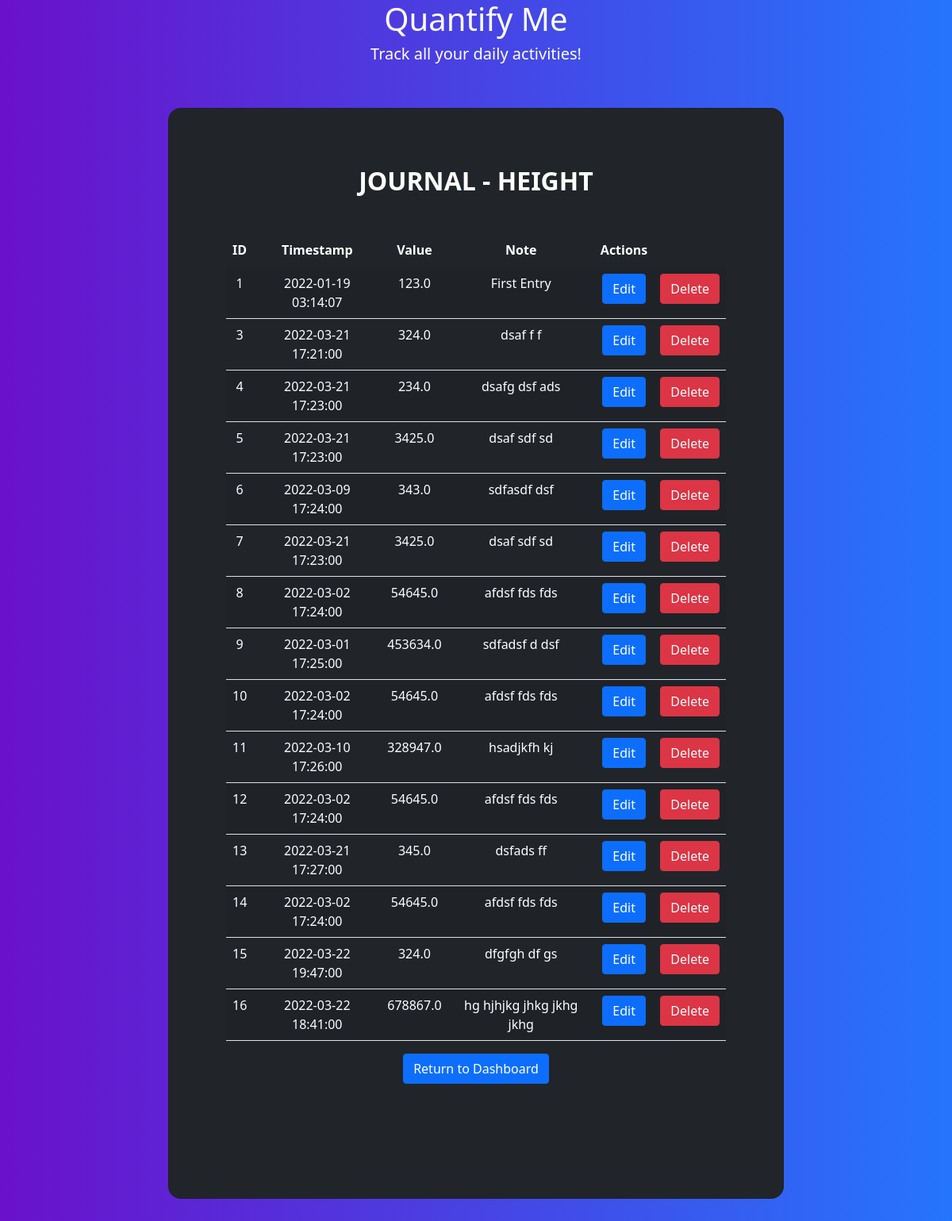
The page /trackers/Height on the database as committed earlier.
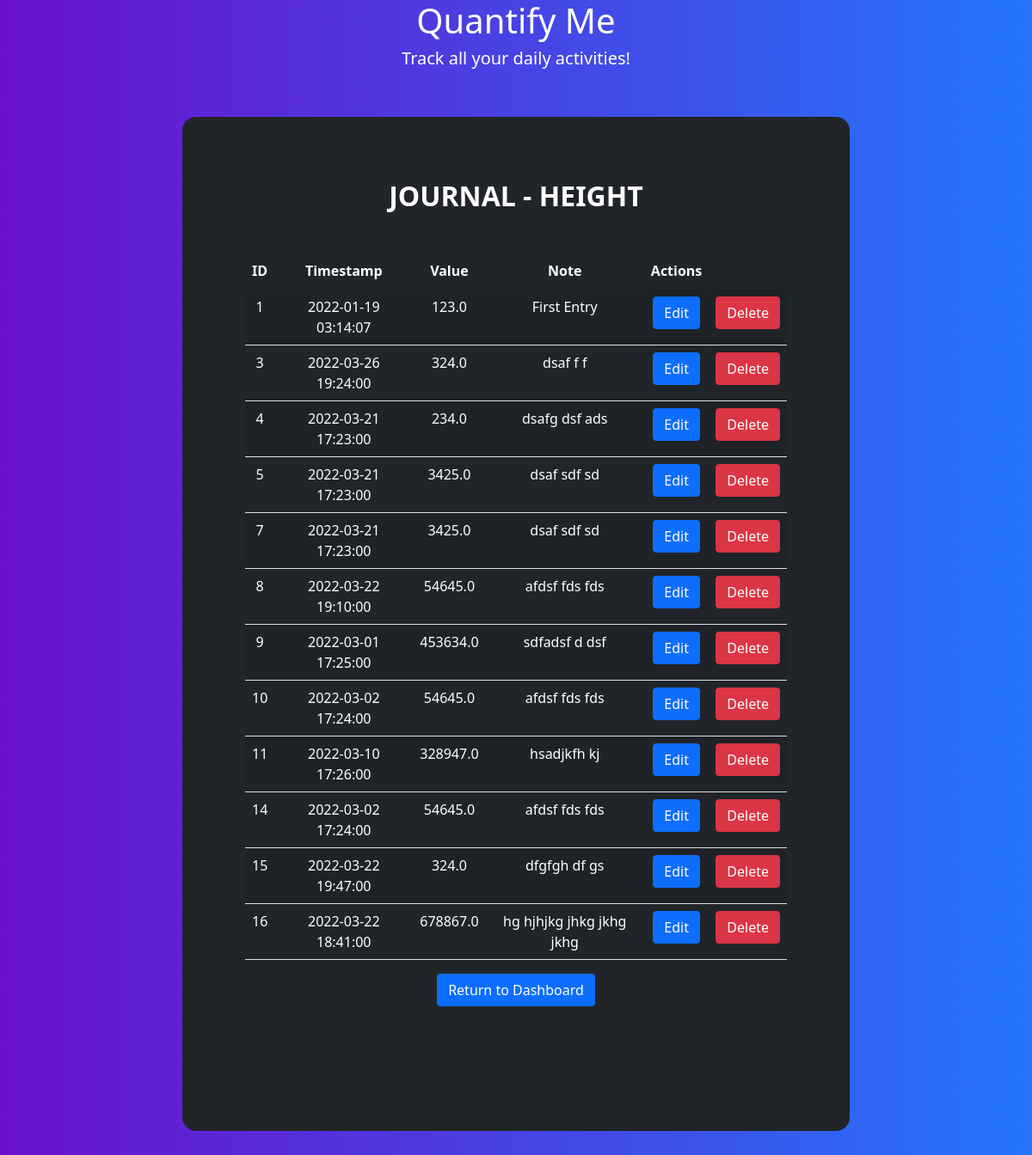
The same page on the database as committed later.
### app/models.py (models this page shows)
class Log(db.Model):
    __tablename__ = 'logs'
    id = db.Column(db.Integer, primary_key=True, autoincrement=True)
    tracker_id = db.Column(db.Integer, db.ForeignKey('trackers.tracker_id'), nullable=False)
    user_id = db.Column(db.Integer, db.ForeignKey('users.user_id'), nullable=False)
    timestamp = db.Column(db.DateTime, nullable=False)
    value = db.Column(db.Float, nullable=False)
    note = db.Column(db.Text, nullable=False)

### app/controllers.py (the view)
@app.route('/trackers/<tracker>', methods=['GET','POST'])
def journal(tracker):
    tracker = Tracker.query.filter_by(name=tracker).first()
    logs = Log.query.filter_by(tracker_id=tracker.tracker_id).all()
    return render_template('journal.html', tracker=tracker, logs=logs)

### templates/journal.html (shortened to what this page needs)
<!DOCTYPE html>
<html lang="en">
  <head>
    <link rel="stylesheet" href="../static/bootstrap/css/bootstrap.min.css" />
    <link rel="stylesheet" href="../static/style.css" />
  </head>
  <body class="gradient-custom">
    <div class="text-center text-white">
      <h1>Quantify Me</h1>
      <h5>Track all your daily activities!</h5>
    </div>
    <section class="vh-75 gradient-custom">
      <div class="container-fluid py-5 h-100">
        <div class="row d-flex justify-content-center align-items-center h-100">
          <div class="col-12 col-md-8 col-lg-6 col-xl-8">
            <div class="card bg-dark text-white" style="border-radius: 1rem">
              <div class="card-body p-5 text-center">
                <div class="mb-md-5 mt-md-4 pb-5">
                  <h2 class="fw-bold mb-5 text-uppercase">Journal - {{ tracker.name }}</h2>
                  <div class="container">
                    <div class="row">
                      <div class="col-md-12">
                        <div class="row">
                          <div class="col-md-12">
                            <table class="table table-striped">
                              <thead>
                                <tr class="text-white">
                                  <th>ID</th>
                                  <th>Timestamp</th>
                                  <th>Value</th>
                                  <th>Note</th>
                                  <th>Actions</th>
                                </tr>
                              </thead>
                              <tbody>
                                {% for log in logs %}
                                <tr>
                                  <td class="text-white">{{ log.id }}</td>
                                  <td class="text-white">{{ log.timestamp }}</td>
                                  <td class="text-white">{{ log.value  }}</td>
                                  <td class="text-white">{{ log.note }}</td>
                                  <td>
                                    <a href="/trackers/{{tracker.name}}/{{log.id}}/edit" class="btn btn-primary"> Edit </a>
                                  </td>
                                  <td>
                                    <a href="/trackers/{{tracker.name}}/{{log.id}}/delete" class="btn btn-danger"> Delete </a>
                                  </td>
                                </tr>
                                {% endfor %}
                              </tbody>
                            </table>
                          </div>
                        </div>
                      </div>
                    </div>
                  </div>
                  <td>
                    <a href="/" class="btn btn-primary"> Return to Dashboard </a>
                  </td>
                </div>
              </div>
            </div>
          </div>
        </div>
      </div>
    </section>
  </body>
</html>

Rows that differ between the two databases and show on the page:
removed Log: id "6", timestamp "2022-03-09 17:24:00", value "343.0", note "sdfasdf dsf"
removed Log: id "12", timestamp "2022-03-02 17:24:00", value "54645.0", note "afdsf fds fds"
removed Log: id "13", timestamp "2022-03-21 17:27:00", value "345.0", note "dsfads ff"
changed Log "dsaf f f": timestamp "2022-03-21 17:21:00" → "2022-03-26 19:24:00"
changed Log id 8: timestamp "2022-03-02 17:24:00" → "2022-03-22 19:10:00"
